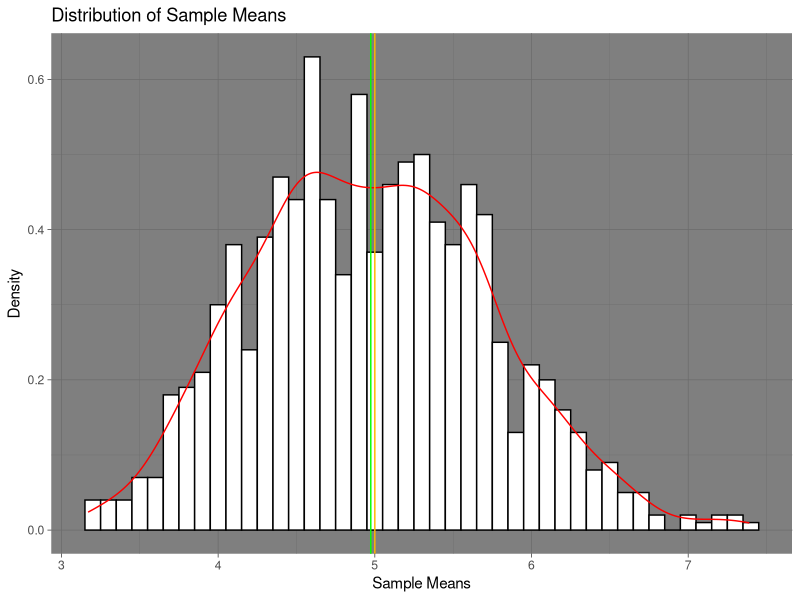

Recreate this plot in R.
## ---- chunk 1
# set seed
set.seed(1234)
# set lambda
lambda <- 0.2
# set number of simulations
n <- 1000
# set number of exponentials
m <- 40
# simulate exponential distribution
sim <- replicate(n, rexp(m, lambda))
# calculate mean of each simulation
means <- apply(sim, 2, mean)
## ---- chunk 2
# calculate mean of means
mean(means)
## ---- chunk 3
# calculate theoretical mean
1 / lambda
## ---- chunk 4
# calculate variance of means
var(means)
## ---- chunk 5
# calculate theoretical variance
(1 / lambda^2) / m
## ---- chunk 6
# Comparison 
var(means)-(1 / lambda^2) / m
## ---- chunk 7
# plot histogram of sample distribution and showing both the mean and theoretical mean
library(ggplot2)
# set the ggplot theme
theme_set(theme_dark())
ggplot(data.frame(means), aes(x = means)) + 
  geom_histogram(aes(y = ..density..), binwidth = 0.1, colour = "black", fill = "#ffffff") +
  geom_density(colour = "red") +
  geom_vline(aes(xintercept = mean(means)), colour = "#04ff00", linetype = "solid", size = 0.5) +
  geom_vline(aes(xintercept = 1 / lambda), colour = "#ffb700", linetype = "solid", size = 0.5) +
  ggtitle("Distribution of Sample Means") +
  xlab("Sample Means") +
  ylab("Density")
